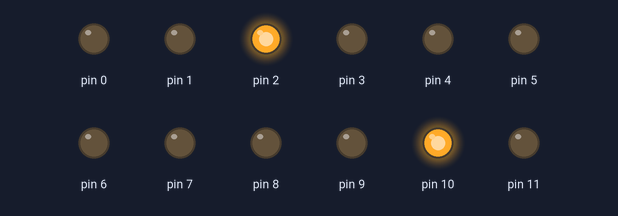
This sketch was run on a simulated Arduino Uno, built with avr-gcc and run on an emulated ATmega328P. On the bench: output pins drawn as LEDs (lit = HIGH).

Above: at 2.0 s.
At 4.5 s:
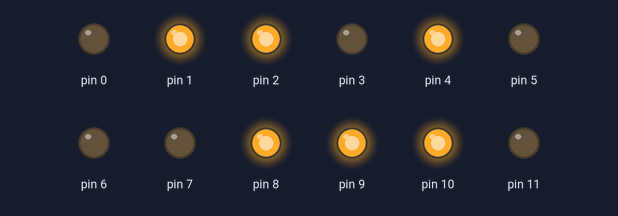
At 5.5 s:
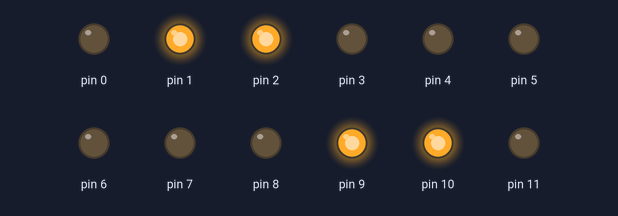
At 7.7 s:
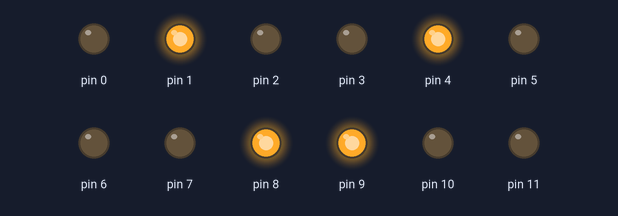
Timing chart, 0 to 12.4 s (numbered marks = the images above):
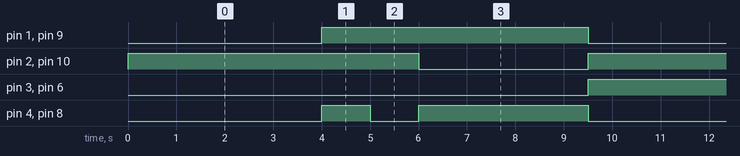

Measured:
- by itself, pin 1, pin 9: alternates HIGH for 5.5 s and LOW for 4.0 s
- by itself, pin 2, pin 10: alternates HIGH for 6.0 s and LOW for 3.5 s
- by itself, pin 3, pin 6: alternates HIGH for 5.0 s and LOW for 4.5 s
- by itself, pin 4, pin 8: repeats every 9.5 s: LOW 1.0 s, HIGH 3.5 s, LOW 4.0 s, HIGH 1.0 s

The sketch:

led_com_4_pinos.ino
```cpp
/**
 * Projetos Arduino
 *
 * @author diego patriota
 * @link https://github.com/diegopatriota
 * 19/05/2016
 */

void setup(){
   pinMode(0, OUTPUT);
   pinMode(1, OUTPUT);
   pinMode(2, OUTPUT);
   pinMode(3, OUTPUT);
   pinMode(4, OUTPUT);
   pinMode(5, OUTPUT);
   pinMode(6, OUTPUT);
   pinMode(7, OUTPUT);
   pinMode(8, OUTPUT);
   pinMode(9, OUTPUT);
   pinMode(10, OUTPUT);
   pinMode(11, OUTPUT);
}

void loop(){


  //LED A
  //0 = azul /  1 = vermelho  /  2 = verde / amarelo = 1,2

  //LED D
  // 9 = Vermelho / 10 = Verde / 11 = azul

  //verde
  digitalWrite(2, HIGH);
  digitalWrite(10, HIGH);
  digitalWrite(4, LOW);
  digitalWrite(8, LOW);

  delay(4000);
  digitalWrite(2, LOW);
  digitalWrite(10, LOW);
  digitalWrite(4, HIGH);
  digitalWrite(8, HIGH);

  //amarelo LED A e D
  //LED A
  digitalWrite(1, HIGH);
  digitalWrite(2, HIGH);
 //LED D
  digitalWrite(9, HIGH);
  digitalWrite(10, HIGH);
  //
  delay(1000);
  //amarelo LED B e C
  //LED B
  digitalWrite(3, LOW);
  digitalWrite(4, LOW);
  //LED C
  digitalWrite(6, LOW);
  digitalWrite(8, LOW);

  delay(1000);
  //amarelo LED A e D
  //LED A
  digitalWrite(1, LOW);
  digitalWrite(2, LOW);
  //LED D
  digitalWrite(9, LOW);
  digitalWrite(10, LOW);
  //
  //amarelo LED B e C
  //LED B
  digitalWrite(3, HIGH);
  digitalWrite(4, HIGH);
  //LED C
  digitalWrite(6, HIGH);
  digitalWrite(8, HIGH);

  //vermelho
  digitalWrite(1, HIGH);
  digitalWrite(9, HIGH);

  digitalWrite(3, LOW);
  digitalWrite(6, LOW);
  delay(3500);
  digitalWrite(1, LOW);
  digitalWrite(9, LOW);

  digitalWrite(3, HIGH);
  digitalWrite(6, HIGH);


  //------------------------------------------------------------------------------


  //LED B
  //3 = VERMELHO / 4 = VERDE / AZUL=5

  //LED C
  //6 = VERMELHO / 7 = AZUL / 8 = VERDE


}
```
